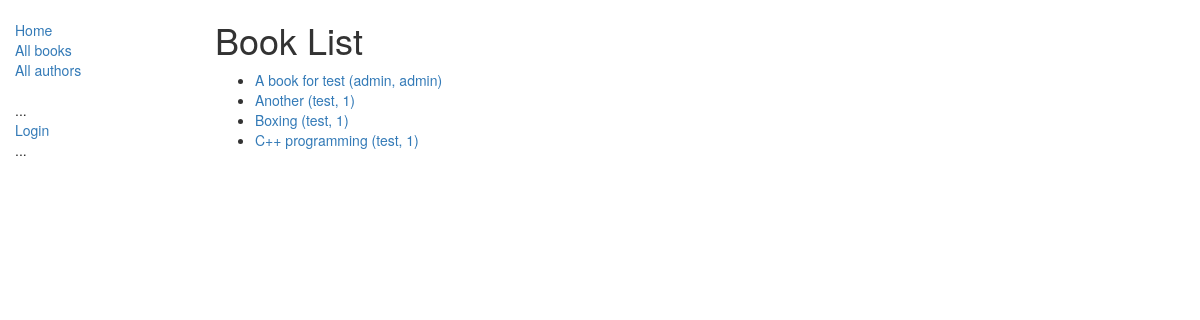
/catalog/books/, run on the app's committed database.
### catalog/models.py (models this page shows, shortened)
class Book(models.Model):
    title = models.CharField(max_length=200);
    author = models.ForeignKey('Author', on_delete=models.SET_NULL, null=True);
    summary = models.TextField(max_length=1000, help_text="Enter a brief description");
    isbn = models.CharField('ISBN', max_length=13, help_text='13 Character <a href="https://www.isbn-international.org/content/what-isbn">ISBN number</a>');
    genre = models.ManyToManyField(Genre, help_text="Select a genre for this book");
    language = models.ForeignKey('Language', on_delete=models.SET_NULL, null=True);
    def display_genre(self):
        """
        Creates a string for the Genre. This is required to display genre in Admin.
        """
        return ', '.join([genre.name for genre in self.genre.all()[:3]]);
    display_genre.short_description = 'Genre';
    def get_absolute_url(self):
        return reverse('book-detail', args=[str(self.id)]);
    class Meta:
        ordering = ["title"];

class Author(models.Model):
    first_name = models.CharField(max_length=100);
    last_name = models.CharField(max_length=100);
    date_of_birth = models.DateField(null=True, blank=True);
    date_of_death = models.DateField('died', null=True, blank=True);
    def get_absolute_url(self):
        return reverse('author-detail', args=[str(self.id)]);
    def __str__(self):
        return '%s, %s' % (self.last_name, self.first_name);
    class Meta:
        ordering = ["first_name"];

### catalog/views.py (the view)
class BookListView(generic.ListView):
    model = Book;
    paginate_by = 10;

### catalog/templates/catalog/book_list.html
{% extends "base_generic.html" %}
{% block content %}
    <h1>Book List</h1>
    {% if book_list %}
    <ul>
      {% for book in book_list %}
      <li>
        <a href="{{ book.get_absolute_url }}">{{ book.title }}</a> <a href="{{ book.author.get_absolute_url }}">({{book.author}})</a>
      </li>
      {% endfor %}
    </ul>
    {% else %}
      <p>There are no books in the library.</p>
    {% endif %}
{% endblock %}

### data on the page
Book: title "A book for test", author "admin, admin"
Book: title "Another", author "test, 1"
Book: title "Boxing", author "test, 1"
Book: title "C++ programming", author "test, 1"
